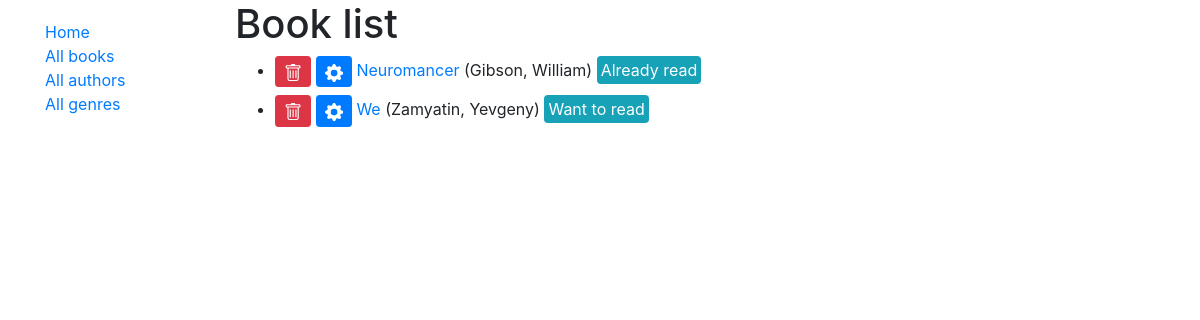
/catalog/books/, run on the app's committed database.
### catalog/models.py (models this page shows, shortened)
class Book(models.Model):
    id = models.UUIDField(primary_key=True, default=uuid.uuid4)
    title = models.CharField(max_length=200)
    author = models.ForeignKey('Author', on_delete=models.SET_NULL, null=True)
    summary = models.TextField(max_length=1000)
    year = models.CharField(max_length=200, null=True, blank=True)
    genre = models.ManyToManyField(Genre)
    READ_STATUS = {
        ('w', 'Want to read'),
        ('a', 'Already read'),
        ('r', 'Reading now')
    }
    status = models.CharField(
        max_length=1,
        choices=READ_STATUS,
        blank=True,
        default='w'
    )
    def get_absolute_url(self):
        return reverse('book-detail', args=[str(self.id)])
    def get_update_url(self):
        return reverse('book_update', args=[str(self.id)])
    def get_delete_url(self):
        return reverse('book_delete', args=[str(self.id)])

class Author(models.Model):
    first_name = models.CharField(max_length=100)
    last_name = models.CharField(max_length=100)
    date_of_birth = models.DateField(null=True, blank=True)
    date_of_death = models.DateField('Date of Death', null=True, blank=True)
    class Meta:
        ordering = ['last_name', 'first_name']
    def __str__(self):
        return f'{self.last_name}, {self.first_name}'

### catalog/views.py (the view)
# urls.py: path('books/', views.BookListView.as_view(), name='books'),
class BookListView(generic.ListView):
    model = Book

### catalog/templates/catalog/book_list.html (shortened to what this page needs)
{% extends "base_generic.html" %}
{% block content %}
  <h1>Book list</h1>
  {% if book_list %}
  <ul>
    {% for book in book_list %}
      <li class="my-2">
        <a class="btn btn-sm btn-danger" href="{{ book.get_delete_url }}">
        </a>
        <a class="btn btn-sm btn-primary" href="{{ book.get_update_url }}">
        </a>
        <a href="{{ book.get_absolute_url }}">{{ book.title }}</a> ({{ book.author }})
        <span class="bg-info text-white rounded p-1">{{ book.get_status_display }}</span>
      </li>
    {% endfor %}
  </ul>
  {% else %}
    <p>There are no books in the catalog.</p>
  {% endif %}
{% endblock %}

### data on the page
Book: title "Neuromancer", author "Gibson, William", status "Already read"
Book: title "We", author "Zamyatin, Yevgeny", status "Want to read"
